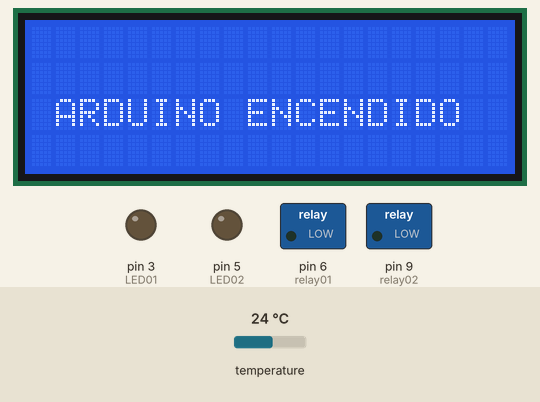
Recording of a program running on a simulated Arduino Uno, built with avr-gcc and run on an emulated ATmega328P. On the bench: 20×4 character LCD, switched loads named in the program (green lamp = pin HIGH), output pins drawn as LEDs (lit = HIGH). The test bench sets the inputs (shaded band); at power-on: temperature 24 °C. The local clock reads 2024-03-15 10:24:30 at power-on unless the program sets it; what the program prints to the serial monitor is not drawn.

Above: at 2.2 s.
At 5.3 s:
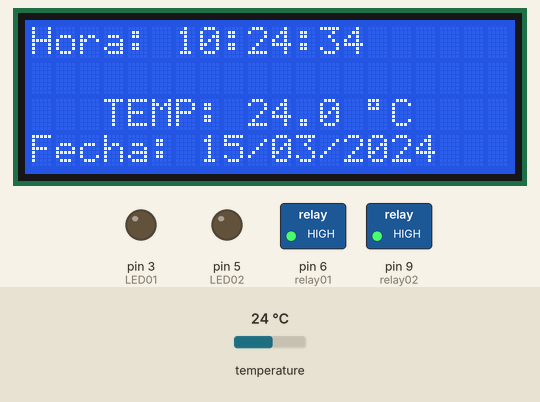
5.4 s: temperature set to 10.5 °C
At 7.4 s:
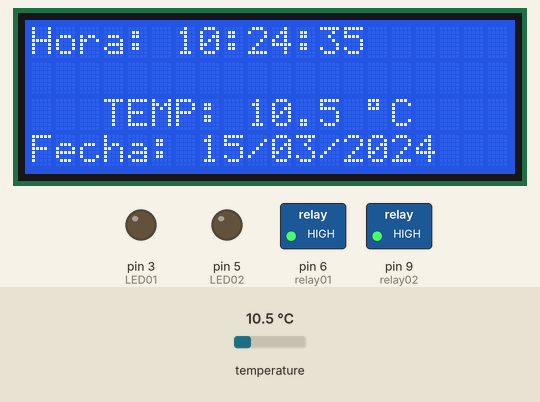
10.0 s: temperature set to 9.2 °C
At 10.9 s:
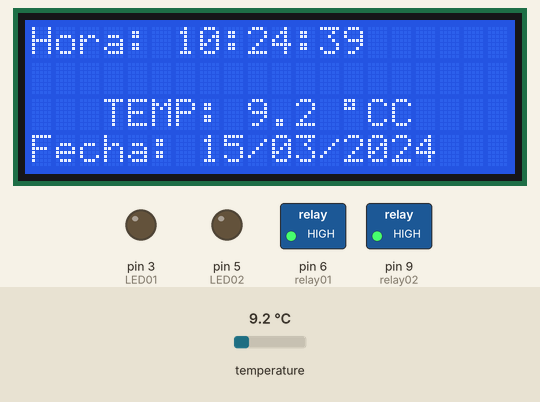
15.4 s: temperature set to 12 °C
At 16.1 s:
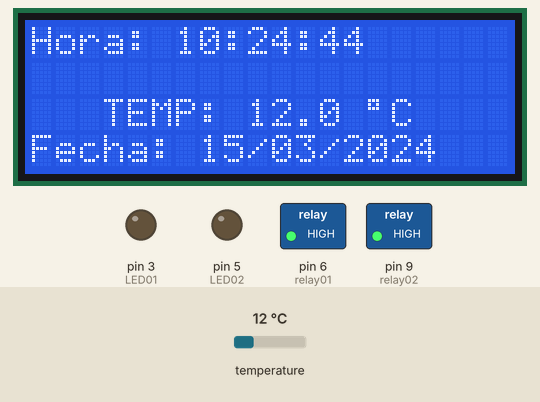
Timing chart, 0 to 18.4 s (numbered marks = the images above; inputs shaded):
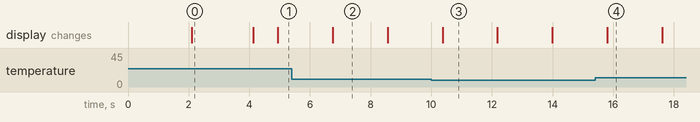

The program:

main.cpp
```cpp
#include <Arduino.h>
#include <SPI.h>
#include <Wire.h>
#include <LiquidCrystal_I2C.h>
#include <OneWire.h>
#include <DallasTemperature.h>
#include <RTClib.h>


RTC_DS3231 rtc;

const int relay01 = 6;
const int relay02 = 9;
const int LED01 = 3;
const int LED02 = 5;
float lastTemp = -1.0;
int lastLoggedHour = -1;
LiquidCrystal_I2C lcd(0x27, 20, 4); // 0x27 para la mayoría de los LCD I2C
#define ONE_WIRE_BUS 2
OneWire oneWire(ONE_WIRE_BUS);
DallasTemperature sensors(&oneWire);

void setup() {
    Serial.begin(9600);  // Configuración para Virtual Terminal
    Wire.begin();
    lcd.begin(20, 4);
    lcd.backlight();

    // Mensajes de inicio
    lcd.setCursor(2, 1);
    lcd.print("IOT--->LOADING...");
    delay(2000);
    lcd.clear();
    lcd.setCursor(1, 2);
    lcd.print("ARDUINO ENCENDIDO");
    delay(2000);
    lcd.clear();

    // Inicialización del RTC
    if (!rtc.begin()) {
        Serial.println("RTC no encontrado");
        while (1); // Detener si no se encuentra el RTC
    }
  //  rtc.adjust(DateTime(F(__DATE__), F(__TIME__))); // Ajuste inicial al compilar
  //  Serial.println("RTC configurado con éxito");

    // Configuración de pines
    pinMode(relay01, OUTPUT);
    pinMode(relay02, OUTPUT);
    pinMode(LED01, OUTPUT);
    pinMode(LED02, OUTPUT);
    digitalWrite(relay01, HIGH);
    digitalWrite(relay02, HIGH);

    // Inicializar sensor de temperatura
    sensors.begin();
    Serial.println("Sistema Iniciado: Monitorizando...");
}

void loop() {

    DateTime HoraActual = rtc.now();

    sensors.requestTemperatures();
    float tempC = sensors.getTempCByIndex(0);

    // Mostrar siempre la hora
    lcd.setCursor(0, 0);
    lcd.print("Hora: ");
    lcd.print(HoraActual.hour() < 10 ? "0" : "");
    lcd.print(HoraActual.hour());
    lcd.print(":");
    lcd.print(HoraActual.minute() < 10 ? "0" : "");
    lcd.print(HoraActual.minute());
    lcd.print(":");
    lcd.print(HoraActual.second() < 10 ? "0" : "");
    lcd.print(HoraActual.second());

    // Mostrar siempre la fecha
    lcd.setCursor(0, 3);  // Línea 4 (ajústalo si tu LCD tiene menos líneas)
    lcd.print("Fecha: ");
    lcd.print(HoraActual.day() < 10 ? "0" : "");
    lcd.print(HoraActual.day());
    lcd.print("/");
    lcd.print(HoraActual.month() < 10 ? "0" : "");
    lcd.print(HoraActual.month());
    lcd.print("/");
    lcd.print(HoraActual.year());

    // Actualizar temperatura si cambia
    if (tempC != lastTemp) {
        lcd.setCursor(3, 2);  // Línea 3 (ajústalo si tu LCD tiene menos líneas)
        lcd.print("TEMP: ");
        lcd.print(tempC, 1);
        lcd.print(" ");
        lcd.write(223);  // Símbolo de grados
        lcd.print("C");
        lastTemp = tempC;
    }

    // Estado de válvulas y relés
    //encender y apagar las electroválvulas en Lunes (1), Jueves (4), Sábado (6)
    if ((HoraActual.dayOfTheWeek() == 1 || HoraActual.dayOfTheWeek() == 4 || HoraActual.dayOfTheWeek() == 6) && HoraActual.hour() == 8 && HoraActual.minute() == 30) {
        digitalWrite(relay01, LOW);
        delay(100);
        digitalWrite(LED01, HIGH);
        Serial.println("Electroválvula 01 ENCENDIDA - Inicio");
    } else if ((HoraActual.dayOfTheWeek() == 1 || HoraActual.dayOfTheWeek() == 4 || HoraActual.dayOfTheWeek() == 6) && HoraActual.hour() == 8 && HoraActual.minute() == 34) {
        digitalWrite(relay01, HIGH);
        delay(100);
        digitalWrite(LED01, LOW);
        Serial.println("Electroválvula 01 APAGADA - Fin");
    }
    // Repetir para la válvula 02...
    if ((HoraActual.dayOfTheWeek() == 1 || HoraActual.dayOfTheWeek() == 4 || HoraActual.dayOfTheWeek() == 6) && HoraActual.hour() == 8 && HoraActual.minute() == 35) {
        digitalWrite(relay02, LOW);
        delay(100);
        digitalWrite(LED02, HIGH);
        Serial.println("Electroválvula 02 ENCENDIDA - Inicio");
    } else if ((HoraActual.dayOfTheWeek() == 1 || HoraActual.dayOfTheWeek() == 4 || HoraActual.dayOfTheWeek() == 6) && HoraActual.hour() == 8 && HoraActual.minute() == 38) {
        digitalWrite(relay02, HIGH);
        delay(100);
        digitalWrite(LED02, LOW);
        Serial.println("Electroválvula 02 APAGADA - Fin");
     }

    if ((HoraActual.hour() == 6 || HoraActual.hour() == 12 || HoraActual.hour() == 18) && HoraActual.hour() != lastLoggedHour) {

        // Imprimir en Serial
        Serial.println("---- Registro ----");
        Serial.print("Fecha: ");
        Serial.print(HoraActual.day() < 10 ? "0" : "");
        Serial.print(HoraActual.day());
        Serial.print("/");
        Serial.print(HoraActual.month() < 10 ? "0" : "");
        Serial.print(HoraActual.month());
        Serial.print("/");
        Serial.println(HoraActual.year());

        Serial.print("Hora: ");
        Serial.print(HoraActual.hour() < 10 ? "0" : "");
        Serial.print(HoraActual.hour());
        Serial.print(":");
        Serial.print(HoraActual.minute() < 10 ? "0" : "");
        Serial.print(HoraActual.minute());
        Serial.print(":");
        Serial.print(HoraActual.second() < 10 ? "0" : "");
        Serial.println(HoraActual.second());

        Serial.print("Temperatura: ");
        Serial.print(tempC, 1);
        Serial.println(" °C");
        Serial.println("------------------");

        // Actualizar la última hora registrada
        lastLoggedHour = HoraActual.hour();
    }

    delay(1000);  // Retardo de 1 segundo para evitar sobrecargar el loop
}
```

Measured:
- the behaviour switches between 10 and 9.9 °C on temperature (found by bisection; images 2 and 3)
- after the input at 10.0 s, the display: changes after 0.38 s (image 3)
- after the input at 15.4 s, the display: changes after 0.41 s (image 4)
- what the display in image 0 shows lasts 2.0 s, from 2.1 s to 4.1 s
- what the display in image 3 shows lasts 1.8 s, from 10.4 s to 12.2 s
